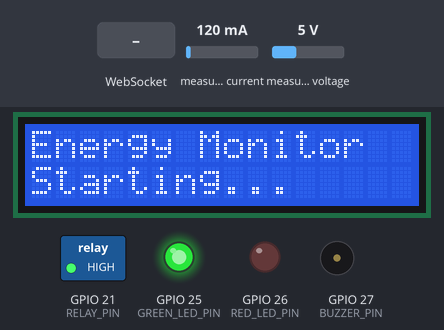
This sketch was run on a simulated ESP32. On the bench: 16×2 character LCD, switched loads named in the sketch (green lamp = pin HIGH), output pins drawn as LEDs (lit = HIGH), buzzer (waves = sounding, pin HIGH). The test bench sets the inputs (shaded band); at power-on: measured current 120 mA, measured voltage 5 V. WiFi joins after 1.5 s; servers stay silent unless stated; storage starts empty; EEPROM starts erased; what the sketch prints to the serial monitor is not drawn.

Above: at 0.1 s.
At 4.16 s:
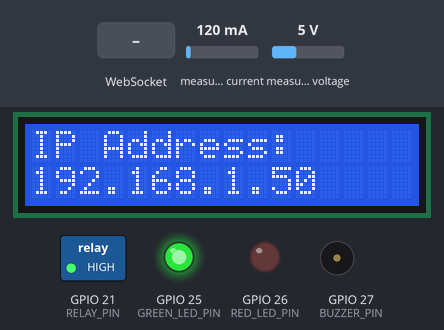
At 5.3 s:
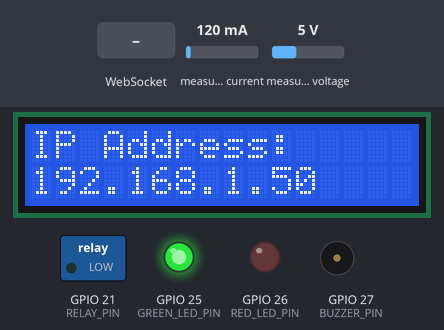
5.4 s: WebSocket text "NORMAL" received
Timing chart, 0 to 8.4 s (numbered marks = the images above; inputs shaded):
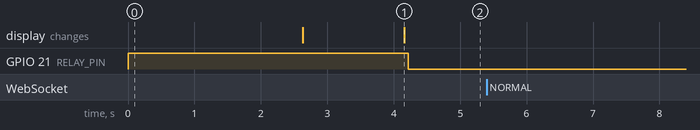

Measured:
- after the input at 5.4 s, every drawn part: stays the same

The sketch:

Smart_Energy_Monitor.ino
```cpp
#include <WiFi.h>
#include <WebServer.h>
#include <WebSocketsServer.h>
#include <PZEM004Tv30.h>
#include <LiquidCrystal_I2C.h>
#include <Wire.h>
#include <LittleFS.h>
#include <Preferences.h>

#define PZEM_RX_PIN 23
#define PZEM_TX_PIN 22
PZEM004Tv30 pzem(Serial2, PZEM_RX_PIN, PZEM_TX_PIN);

#define DEFAULT_OV 250
#define DEFAULT_UV 200

#define GREEN_LED_PIN 25
#define RED_LED_PIN 26
#define BUZZER_PIN 27
#define RELAY_PIN 21

#define RELAY_ON LOW
#define RELAY_OFF HIGH

const char* ssid = "YOUR SSID";
const char* password = "YOUR PASSWORD";

WebServer server(80);
WebSocketsServer webSocket = WebSocketsServer(81);

LiquidCrystal_I2C lcd(0x27, 16, 2);
Preferences prefs;

float voltage = 0;
float current = 0;
float power = 0;
float energy = 0;
float frequency = 0;
float pf = 0;

int ovThreshold = DEFAULT_OV;
int uvThreshold = DEFAULT_UV;

unsigned long bootTime = 0;
unsigned long lastUpdate = 0;
unsigned long lastBuzzerTime = 0;

bool pzemDetected = false;
bool buzzerState = false;

const unsigned long BUZZER_INTERVAL = 500;

const char* getStatus() {
  if (!pzemDetected) return "NO READING";
  if (voltage > ovThreshold) return "OVER VOLTAGE";
  if (voltage < uvThreshold) return "UNDER VOLTAGE";
  return "NORMAL";
}

void updateProtection() {
  if (!pzemDetected) {
    digitalWrite(GREEN_LED_PIN, HIGH);
    digitalWrite(RED_LED_PIN, LOW);
    digitalWrite(BUZZER_PIN, LOW);
    digitalWrite(RELAY_PIN, RELAY_OFF);
    buzzerState = false;
    return;
  }

  const char* status = getStatus();

  if (strcmp(status, "NORMAL") == 0) {
    digitalWrite(GREEN_LED_PIN, HIGH);
    digitalWrite(RED_LED_PIN, LOW);
    digitalWrite(BUZZER_PIN, LOW);
    digitalWrite(RELAY_PIN, RELAY_ON);
    buzzerState = false;
  } else {
    digitalWrite(GREEN_LED_PIN, LOW);
    digitalWrite(RED_LED_PIN, HIGH);
    digitalWrite(RELAY_PIN, RELAY_OFF);

    if (millis() - lastBuzzerTime >= BUZZER_INTERVAL) {
      lastBuzzerTime = millis();
      buzzerState = !buzzerState;
      digitalWrite(BUZZER_PIN, buzzerState);
    }
  }
}

String buildJson() {
  String json = "{";
  json += "\"voltage\":" + String(voltage, 2) + ",";
  json += "\"current\":" + String(current, 3) + ",";
  json += "\"power\":" + String(power, 2) + ",";
  json += "\"energy\":" + String(energy, 3) + ",";
  json += "\"frequency\":" + String(frequency, 2) + ",";
  json += "\"pf\":" + String(pf, 2) + ",";
  json += "\"status\":\"" + String(getStatus()) + "\",";
  json += "\"ov\":" + String(ovThreshold) + ",";
  json += "\"uv\":" + String(uvThreshold);
  json += "}";
  return json;
}

void handleRoot() {
  File file = LittleFS.open("/index.html", "r");

  if (!file) {
    server.send(404, "text/plain", "Dashboard files not found. Upload the Dashboard files to LittleFS.");
    return;
  }

  server.streamFile(file, "text/html");
  file.close();
}

void webSocketEvent(uint8_t num, WStype_t type, uint8_t* payload, size_t length) {
  if (type == WStype_DISCONNECTED) {
    Serial.printf("[%u] Disconnected!\n", num);
  } else if (type == WStype_CONNECTED) {
    IPAddress ip = webSocket.remoteIP(num);
    Serial.printf("[%u] Connected from %d.%d.%d.%d\n", num, ip[0], ip[1], ip[2], ip[3]);

    String json = buildJson();
    webSocket.sendTXT(num, json);
  } else if (type == WStype_TEXT) {
    char msg[64];
    size_t n = length < sizeof(msg) - 1 ? length : sizeof(msg) - 1;
    memcpy(msg, payload, n);
    msg[n] = '\0';

    int ov;
    int uv;

    if (sscanf(msg, "{\"ov\":%d,\"uv\":%d}", &ov, &uv) == 2 && uv > 0 && ov > uv && ov <= 500) {
      ovThreshold = ov;
      uvThreshold = uv;

      prefs.putInt("ov", ovThreshold);
      prefs.putInt("uv", uvThreshold);

      Serial.printf("Thresholds saved: OV=%d UV=%d\n", ovThreshold, uvThreshold);

      updateProtection();
    } else {
      Serial.println("Invalid threshold message ignored");
    }

    String json = buildJson();
    webSocket.broadcastTXT(json);
  }
}

void sendSensorData() {
  float v = pzem.voltage();
  float i = pzem.current();
  float p = pzem.power();
  float e = pzem.energy();
  float f = pzem.frequency();
  float pfv = pzem.pf();

  voltage = (isnan(v) || isinf(v)) ? 0.0 : v;
  current = (isnan(i) || isinf(i)) ? 0.0 : i;
  power = (isnan(p) || isinf(p)) ? 0.0 : p;
  energy = (isnan(e) || isinf(e)) ? 0.0 : e;
  frequency = (isnan(f) || isinf(f)) ? 0.0 : f;
  pf = (isnan(pfv) || isinf(pfv)) ? 0.0 : pfv;

  if (voltage > 0 || current > 0 || power > 0 || frequency > 0) {
    pzemDetected = true;
  }

  Serial.printf("PZEM -> V:%.2f I:%.3f P:%.2f E:%.3f F:%.2f PF:%.2f\n", voltage, current, power, energy, frequency, pf);

  updateProtection();

  String json = buildJson();
  webSocket.broadcastTXT(json);
}

void updateLCD() {
  static unsigned long lastLCDUpdate = 0;

  if (millis() - lastLCDUpdate < 1000) return;

  lastLCDUpdate = millis();

  if (millis() - bootTime <= 90000) {
    lcd.setCursor(0, 0);
    lcd.print("IP Address:     ");

    lcd.setCursor(0, 1);
    lcd.print(WiFi.localIP());
    lcd.print("      ");
  } else {
    lcd.setCursor(0, 0);
    lcd.print("V:");
    lcd.print(voltage, 1);
    lcd.print(" I:");
    lcd.print(current, 2);
    lcd.print("   ");

    lcd.setCursor(0, 1);
    lcd.print("P:");
    lcd.print(power, 1);
    lcd.print(" PF:");
    lcd.print(pf, 2);
    lcd.print("   ");
  }
}

void setup() {
  Serial.begin(115200);
  Serial.println("\nESP32 Smart Energy Monitor");

  pinMode(GREEN_LED_PIN, OUTPUT);
  pinMode(RED_LED_PIN, OUTPUT);
  pinMode(BUZZER_PIN, OUTPUT);
  pinMode(RELAY_PIN, OUTPUT);

  digitalWrite(GREEN_LED_PIN, HIGH);
  digitalWrite(RED_LED_PIN, LOW);
  digitalWrite(BUZZER_PIN, LOW);
  digitalWrite(RELAY_PIN, RELAY_OFF);

  Wire.begin(33, 32);

  lcd.init();
  lcd.backlight();
  lcd.clear();
  lcd.setCursor(0, 0);
  lcd.print("Energy Monitor");
  lcd.setCursor(0, 1);
  lcd.print("Starting...");
  delay(2000);

  if (!LittleFS.begin(true)) {
    Serial.println("LittleFS mount failed");
  }

  prefs.begin("energy", false);

  ovThreshold = prefs.getInt("ov", DEFAULT_OV);
  uvThreshold = prefs.getInt("uv", DEFAULT_UV);

  Serial2.begin(9600, SERIAL_8N1, PZEM_RX_PIN, PZEM_TX_PIN);
  delay(500);

  lcd.clear();
  lcd.setCursor(0, 0);
  lcd.print("Connecting WiFi");

  Serial.printf("Connecting to: %s\n", ssid);
  WiFi.begin(ssid, password);

  while (WiFi.status() != WL_CONNECTED) {
    delay(500);
    Serial.print(".");
  }

  Serial.println("\nWi-Fi Connected!");
  Serial.print("Dashboard: http://");
  Serial.println(WiFi.localIP());

  lcd.clear();
  lcd.setCursor(0, 0);
  lcd.print("IP Address:");
  lcd.setCursor(0, 1);
  lcd.print(WiFi.localIP());

  bootTime = millis();

  server.on("/", handleRoot);
  server.serveStatic("/style.css", LittleFS, "/style.css");
  server.serveStatic("/script.js", LittleFS, "/script.js");
  server.begin();

  webSocket.begin();
  webSocket.onEvent(webSocketEvent);

  Serial.println("Servers Started!");
}

void loop() {
  server.handleClient();
  webSocket.loop();

  if (millis() - lastUpdate >= 1000) {
    sendSensorData();
    updateLCD();
    lastUpdate = millis();
  }
}
```
